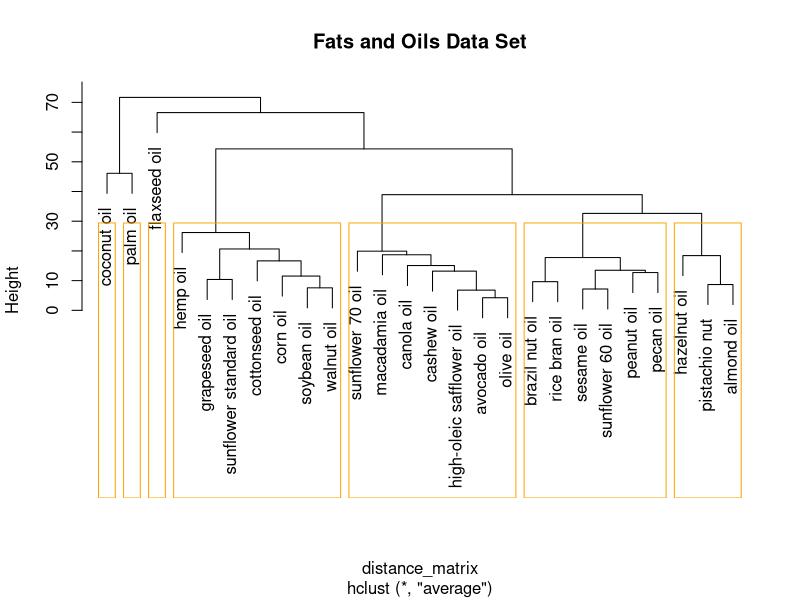

The R source for this figure:
library(dplyr)

oils = data.frame(
  sfa = c(11.6,24.8,7.4,82.5,12.9,25.9,9,10.5,7,13.8,49.3,20.3,25.0,7.5,14.2,15.6,9.1,10.3,10.1,9.9,5.645,9.22,19.0,18.74,4.092,4.511),
  mufa = c(70.6, 32.7, 63.3, 6.3, 27.6, 17.8, 18.4, 14.3, 9, 73, 37, 48.1, 38.4, 75.2, 39.7, 22.8, 22.8, 19.5, 45.4, 83.7, 24.534, 53.38, 60.0, 63.865, 33.076, 46.608),
  ala = c(1,0.1,9.1,0,1,1,53,0,22,0.7,0.2,0,2.2,0,0.3,7,10.4,0,0.2,0.2,0.212,1.74,1.0,0.7,0.006,0.0),
  la = c(12.5,41.9,18.6,0,58,54,13,74.7,54,9.8,9.1,31.4,34.4,12.8,41.3,51,52.9,65.7,39.8,3.6,13.125,34.24,1.5,16.69,12.945,8.463)
)
row.names(oils) <- c("avocado oil",  "brazil nut oil",  "canola oil",  "coconut oil",  "corn oil",  "cottonseed oil",  "flaxseed oil",  "grapeseed oil",  "hemp oil",  "olive oil",  "palm oil",  "peanut oil",  "rice bran oil",  "high-oleic safflower oil",  "sesame oil",  "soybean oil",  "walnut oil",  "sunflower standard oil",  "sunflower 60 oil",  "sunflower 70 oil",  "pistachio nut",  "pecan oil",  "macadamia oil",  "cashew oil",  "almond oil",  "hazelnut oil")
distance_matrix <- dist(oils, method = 'euclidean')
Hierar_cl <- hclust(distance_matrix, method = "average")
plot(Hierar_cl, main = "Fats and Oils Data Set")
rect.hclust(Hierar_cl, k = 7, border = "orange")